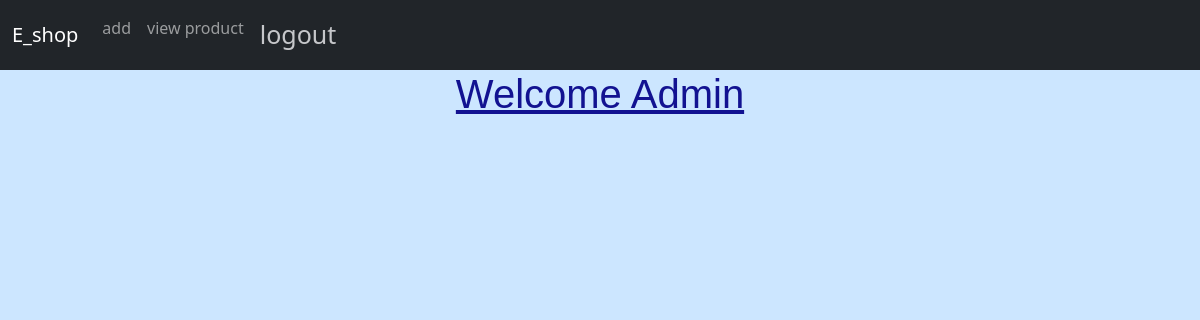
Before: /shop_home (signed in) with the older database file.
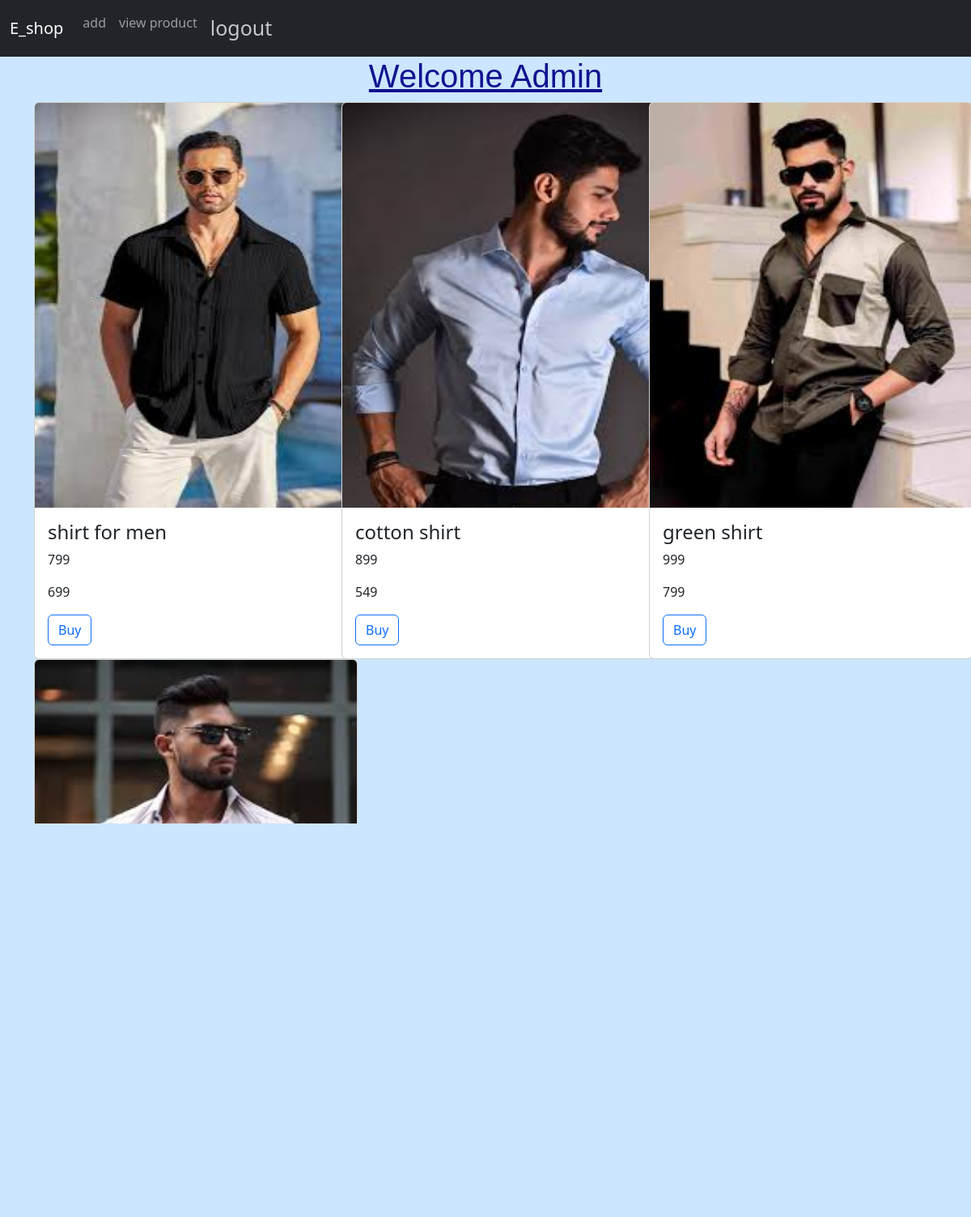
After: the same page with the newer database file.
### app/models.py (models this page shows)
class product (models.Model):
    pro_id=models.TextField()
    name=models.TextField()
    price=models.IntegerField()
    offer_price=models.IntegerField()
    img=models.FileField()

### app/views.py (the view)
# urls.py: path('shop_home',views.shop_home),
def shop_home(req):
    if 'shop' in req.session:
        products=product.objects.all()
        return render(req,'shop/shop_home.html',{'products':products})
    else:
       return redirect(shop_home)

### templates/shop/shop_home.html (shortened to what this page needs)
<!DOCTYPE html>
<html lang="en">
  <head>
    <link href="https://cdn.jsdelivr.net/npm/bootstrap@5.3.3/dist/css/bootstrap.min.css" rel="stylesheet">
  </head>
  <body>
    <nav class="navbar navbar-expand-sm bg-dark navbar-dark">
      <div class="container-fluid">
        <a class="navbar-brand" href="#">E_shop</a>
        <div class="collapse navbar-collapse" id="collapsibleNavbar">
          <ul class="navbar-nav">
            <li class="nav-item">
              <a class="nav-link" href="/admin">add</a>
            </li>
            <li class="nav-item">
              <a class="nav-link" href="#">view product</a>
            </li>
            <li class="nav-item">
              <a class="logout nav-link" href="logout">logout</a>
            </li>
          </ul>
        </div>
      </div>
    </nav>
    <h1>Welcome Admin</h1>
    <div class="container">
      <div class="row">
        {% for pro in products %}
        <div class="col-lg-4">
        <div class="card " style="width:400px">
          <img class="card-img-top" src="{{pro.img.url}}" alt="Card image" style="width:100%;height: 500px;">
          <div class="card-body">
            <h4 class="card-title">{{pro.name}}</h4>
            <p class="card-text">{{pro.price}}</p>
            <p class="card-text">{{pro.offer_price}}</p>
            <a href="#" class="btn btn-outline-primary">Buy</a>
          </div>
        </div>
      </div>
      {% endfor %}
    </div>
    </div>
  </body>
</html>

### templates/shop/shop_home.html (style rules this page uses)
body { background-color: #cce6ff; color: blue; }
h1 { text-align: center; color: rgb(18, 18, 145); font-family: "Lucida Sans", "Lucida Sans Regular", "Lucida Grande", "Lucida Sans Unicode", Geneva, Verdana, sans-serif; text-decoration: underline; }
.logout { text-align: center; text-decoration: none; font-size: 25px; color: rgb(198, 199, 202); }

Changed rows visible on the page:
added product: img (picture), name "shirt for men", price "799", offer_price "699"
added product: img (picture), name "cotton shirt", price "899", offer_price "549"
added product: img (picture), name "green shirt", price "999", offer_price "799"
added product: img (picture)
